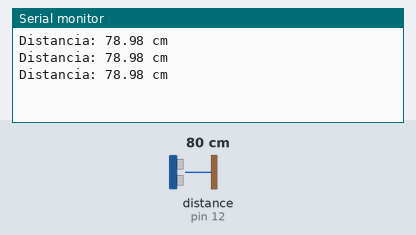
Bench run of a sketch on a simulated Arduino Uno, built with avr-gcc and run on an emulated ATmega328P. On the bench: the last lines printed to the serial monitor. Wiring (inferred from the names in the program): ultrasonic range finder: trigger pin 13; echo pin 12. Inputs (shaded band) come from the test bench; at power-on: distance to the obstacle (sensor on pin 12) 80 cm. The echo pulse lasts 58.3 µs per cm.

Above: at 1.3 s.
1.4 s: distance to the obstacle (sensor on pin 12) set to 2 cm
At 1.9 s:
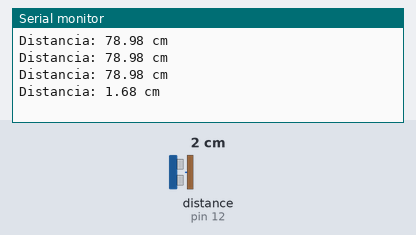
2.9 s: distance to the obstacle (sensor on pin 12) set to 4 cm
At 3.4 s:
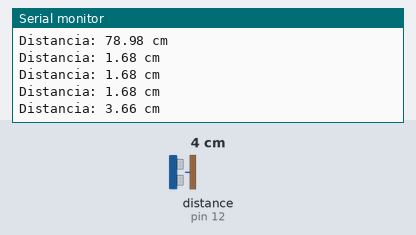
Timing chart, 0 to 5.9 s (numbered marks = the images above; inputs shaded):
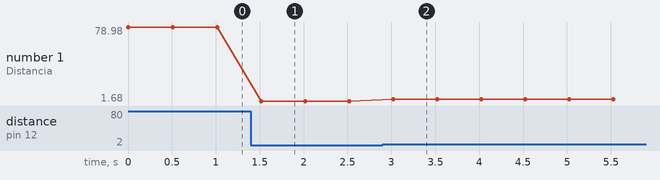

The sketch:

HC-Sr04_Test.ino
```cpp
#define PIN_TRIG 13
#define PIN_ECHO 12

void setup() {
  Serial.begin(115200);

  pinMode(PIN_TRIG, OUTPUT);
  pinMode(PIN_ECHO, INPUT);
}

void loop() {

  digitalWrite(PIN_TRIG, LOW);
  delayMicroseconds(2);

  digitalWrite(PIN_TRIG, HIGH);
  delayMicroseconds(10);

  digitalWrite(PIN_TRIG, LOW);

  long duration = pulseIn(PIN_ECHO, HIGH);

  float distance = duration * 0.034 / 2;

  Serial.print("Distancia: ");
  Serial.print(distance);
  Serial.println(" cm");

  delay(500);
}
```

Measured:
- after the input at 1.4 s, the serial monitor: prints a new line after 0.12 s (image 1)
- after the input at 2.9 s, the serial monitor: prints a new line after 0.12 s (image 2)
- plotted number 1: 78.98 → 1.68 after the input at 1.4 s, 1.68 → 3.66 after the input at 2.9 s
